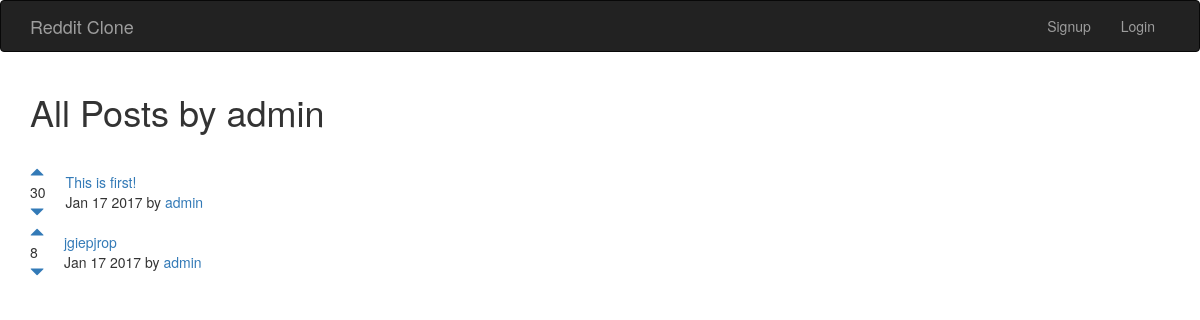
The app's page /posts/user/1 with its own data.
### posts/models.py (models this page shows)
class Post(models.Model):
    title = models.CharField(max_length=200)
    url = models.TextField()
    pub_date = models.DateTimeField()
    author = models.ForeignKey(User)
    votes_total = models.IntegerField(default=1)
    def pub_date_pretty(self):
        return self.pub_date.strftime('%b %e %Y')

### posts/views.py (the view)
# urls.py: url(r'^user/(?P<fk>[0-9]+)', views.userposts, name='userposts'),
def userposts(request, fk):
    posts = Post.objects.filter(author__id=fk).order_by('-votes_total')
    author = User.objects.get(pk=fk)
    return render(request, 'posts/userposts.html', {'posts':posts, 'author':author})

### posts/templates/posts/userposts.html (shortened to what this page needs)
{% extends 'base.html' %}
{% block content %}
<h1>All Posts by {{ author.username }}</h1>
<br/>
{% for post in posts.all %}
<table>
  <tr>
    <td style="padding-right: 20px;"><a href="#" onClick="document.getElementById('upvote{{ post.id }}').submit()"><span class="glyphicon glyphicon-triangle-top" aria-hidden="true"></span></a><br/>{{ post.votes_total }}<br/><a href="#" onClick="document.getElementById('downvote{{ post.id }}').submit()"><span class="glyphicon glyphicon-triangle-bottom" aria-hidden="true"></span></a></td>
    <td><a href="{{ post.url }}">{{ post.title }}</a><br/>{{ post.pub_date_pretty }} by <a href="{% url 'posts:userposts' post.author.id %}">{{ post.author.username }}</a></td>
  </tr>
</table>
{% endfor %}
{% endblock %}

### records on screen
Post: votes_total "30", title "This is first!", pub_date_pretty "Jan 17 2017", author.username "admin"
Post: votes_total "8", title "jgiepjrop", pub_date_pretty "Jan 17 2017", author.username "admin"

### other values on screen
{{ author.username }} "admin"
